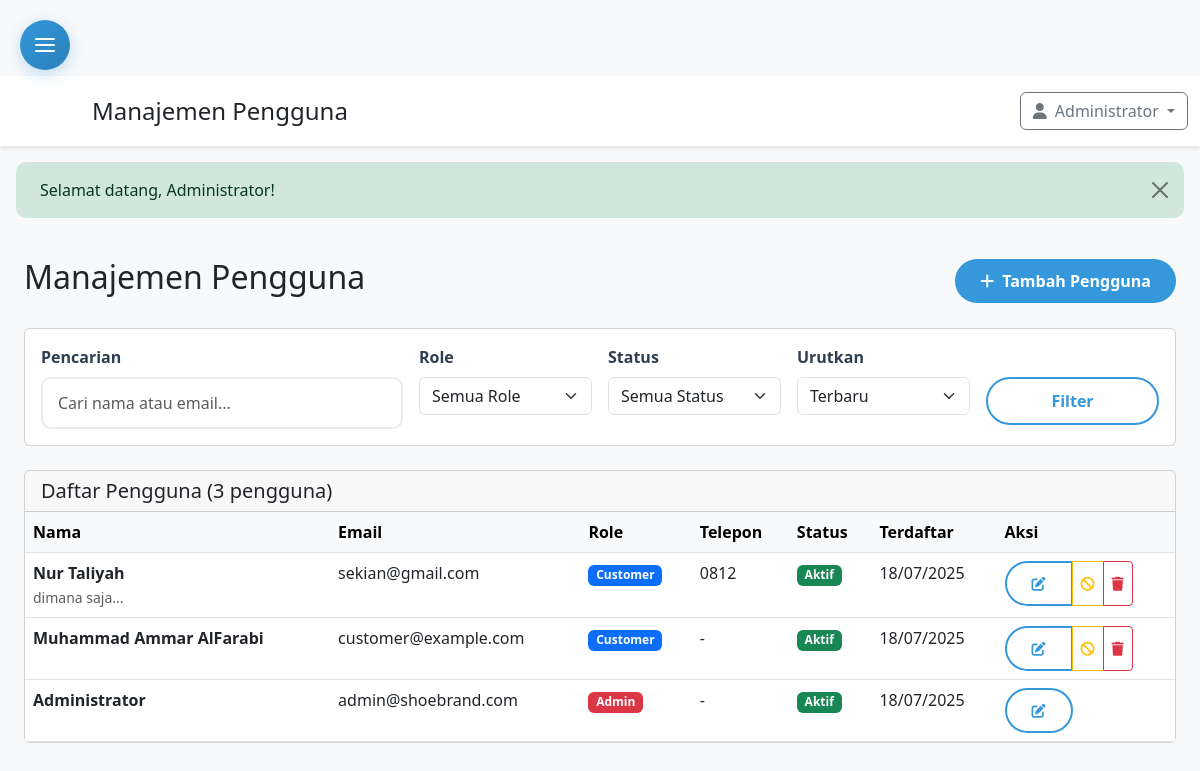
Before: /admin/user.php (signed in) with the older database file.
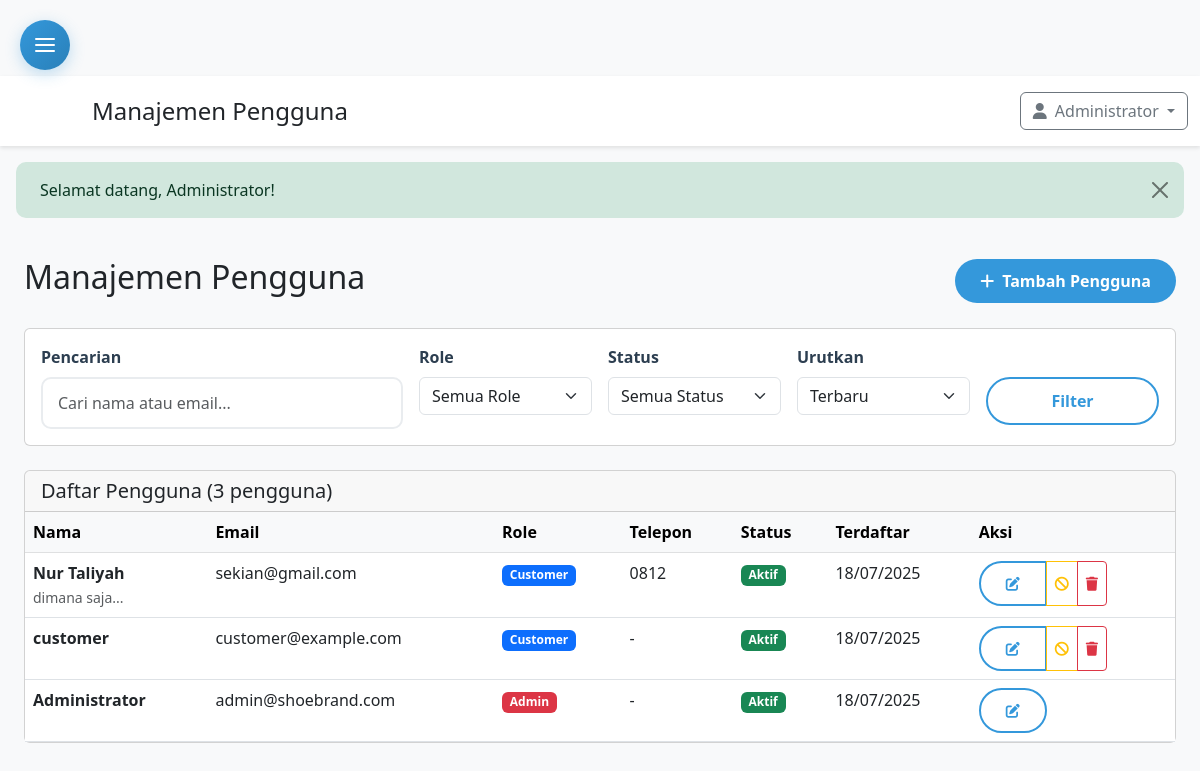
After: the same page with the newer database file.
### tables this page shows
CREATE TABLE `users` (
  `id` int(11) NOT NULL,
  `name` varchar(255) NOT NULL,
  `email` varchar(255) NOT NULL,
  `password` varchar(255) NOT NULL,
  `phone` varchar(20) DEFAULT NULL,
  `address` text DEFAULT NULL,
  `role_id` int(11) DEFAULT 2,
  `status` tinyint(1) DEFAULT 1,
  `created_at` datetime DEFAULT current_timestamp(),
  `updated_at` datetime DEFAULT current_timestamp() ON UPDATE current_timestamp()
);

CREATE TABLE `roles` (
  `id` int(11) NOT NULL,
  `name` varchar(100) NOT NULL
);

### admin/user.php (the view, shortened to what the changed rows need)
<?php
require_once '../config.php';
$sort = $_GET['sort'] ?? 'newest';
$where_conditions = [];
$params = [];
$where_clause = !empty($where_conditions) ? 'WHERE ' . implode(' AND ', $where_conditions) : '';
$sort_options = [
    'newest' => 'u.created_at DESC',
    'oldest' => 'u.created_at ASC',
    'name_asc' => 'u.name ASC',
    'name_desc' => 'u.name DESC',
    'email_asc' => 'u.email ASC',
    'email_desc' => 'u.email DESC'
];
$order_clause = 'ORDER BY ' . ($sort_options[$sort] ?? $sort_options['newest']);
$page = max(1, intval($_GET['page'] ?? 1));
$per_page = 20;
$offset = ($page - 1) * $per_page;
$query = "
    SELECT u.*, r.name as role_name
    FROM users u
    JOIN roles r ON u.role_id = r.id
    $where_clause
    $order_clause
    LIMIT $per_page OFFSET $offset
";
$stmt = $pdo->prepare($query);
$stmt->execute($params);
$users = $stmt->fetchAll();
require_once 'includes/admin_header.php';
?>
<div class="container-fluid p-4">
    <div class="d-flex justify-content-between align-items-center mb-4">
        <h2>Manajemen Pengguna</h2>
    </div>
    <div class="card">
        <div class="card-body p-0">
            <?php if ($users): ?>
            <div class="table-responsive">
                <table class="table table-hover mb-0">
                    <thead class="table-light">
                        <tr>
                            <th>Nama</th>
                            <th>Email</th>
                            <th>Role</th>
                            <th>Telepon</th>
                            <th>Status</th>
                            <th>Terdaftar</th>
                            <th>Aksi</th>
                        </tr>
                    </thead>
                    <tbody>
                        <?php foreach ($users as $user): ?>
                        <tr>
                            <td>
                                <div>
                                    <strong><?php echo htmlspecialchars($user['name']); ?></strong>
                                </div>
                            </td>
                            <td><?php echo htmlspecialchars($user['email']); ?></td>
                            <td>
                                <span class="badge bg-<?php echo $user['role_id'] == 1 ? 'danger' : 'primary'; ?>">
                                    <?php echo htmlspecialchars($user['role_name']); ?>
                                </span>
                            </td>
                            <td><?php echo htmlspecialchars($user['phone'] ?? '-'); ?></td>
                            <td>
                                <span class="badge bg-<?php echo isset($user['status']) && $user['status'] ? 'success' : 'secondary'; ?>">
                                    <?php echo isset($user['status']) && $user['status'] ? 'Aktif' : 'Nonaktif'; ?>
                                </span>
                            </td>
                            <td><?php echo date('d/m/Y', strtotime($user['created_at'])); ?></td>
                            <td>
                                <div class="btn-group btn-group-sm">
                                    <button type="button" class="btn btn-outline-primary"
                                            onclick="editUser(<?php echo htmlspecialchars(json_encode($user)); ?>)">
                                        <i class="fas fa-edit"></i>
                                    </button>
                                    <?php if ($user['id'] != $_SESSION['user_id']): ?>
                                    <button type="button" class="btn btn-outline-<?php echo isset($user['status']) && $user['status'] ? 'warning' : 'success'; ?>"
                                            onclick="toggleStatus(<?php echo $user['id']; ?>, <?php echo isset($user['status']) && $user['status'] ? 0 : 1; ?>)">
                                        <i class="fas fa-<?php echo isset($user['status']) && $user['status'] ? 'ban' : 'check'; ?>"></i>
                                    </button>
                                    <button type="button" class="btn btn-outline-danger"
                                            onclick="deleteUser(<?php echo $user['id']; ?>, '<?php echo htmlspecialchars($user['name']); ?>')">
                                        <i class="fas fa-trash"></i>
                                    </button>
                                    <?php endif; ?>
                                </div>
                            </td>
                        </tr>
                        <?php endforeach; ?>
                    </tbody>
                </table>
            </div>
            <?php endif; ?>
        </div>
    </div>
</div>
<?php require_once 'includes/admin_footer.php'; ?>

Changed rows visible on the page:
changed users "customer@example.com": name "Muhammad Ammar AlFarabi" → "customer"
